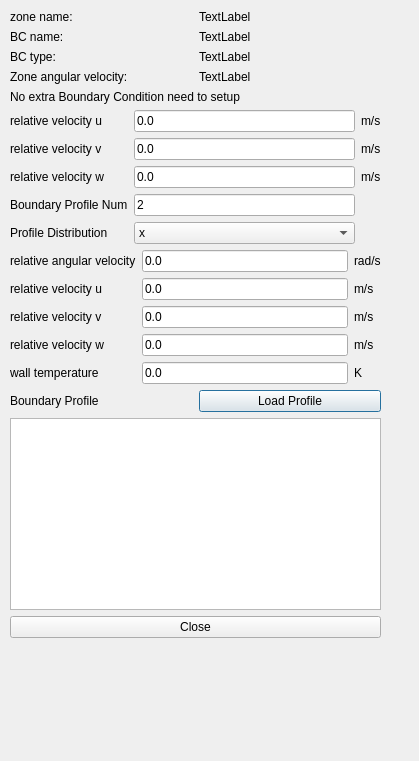
<?xml version="1.0" encoding="UTF-8"?>
<ui version="4.0">
 <class>BCExtra</class>
 <widget class="QDialog" name="BCExtra">
  <property name="geometry">
   <rect>
    <x>0</x>
    <y>0</y>
    <width>419</width>
    <height>761</height>
   </rect>
  </property>
  <property name="windowTitle">
   <string>Dialog</string>
  </property>
  <widget class="QWidget" name="verticalLayoutWidget">
   <property name="geometry">
    <rect>
     <x>10</x>
     <y>10</y>
     <width>371</width>
     <height>709</height>
    </rect>
   </property>
   <layout class="QVBoxLayout" name="verticalLayout_3">
    <item>
     <layout class="QHBoxLayout" name="horizontalLayout">
      <item>
       <widget class="QLabel" name="sub_zone_label">
        <property name="text">
         <string>zone name:</string>
        </property>
       </widget>
      </item>
      <item>
       <widget class="QLabel" name="zone_name_edit">
        <property name="text">
         <string>TextLabel</string>
        </property>
       </widget>
      </item>
     </layout>
    </item>
    <item>
     <layout class="QHBoxLayout" name="horizontalLayout_2">
      <item>
       <widget class="QLabel" name="boundary_type_label">
        <property name="text">
         <string>BC name:</string>
        </property>
       </widget>
      </item>
      <item>
       <widget class="QLabel" name="BC_name_edit">
        <property name="text">
         <string>TextLabel</string>
        </property>
       </widget>
      </item>
     </layout>
    </item>
    <item>
     <layout class="QHBoxLayout" name="horizontalLayout_3">
      <item>
       <widget class="QLabel" name="boundary_type_label_2">
        <property name="text">
         <string>BC type:</string>
        </property>
       </widget>
      </item>
      <item>
       <widget class="QLabel" name="BC_type_edit">
        <property name="text">
         <string>TextLabel</string>
        </property>
       </widget>
      </item>
     </layout>
    </item>
    <item>
     <layout class="QHBoxLayout" name="horizontalLayout_4">
      <item>
       <widget class="QLabel" name="angular_velocity_label">
        <property name="text">
         <string>Zone angular velocity:</string>
        </property>
       </widget>
      </item>
      <item>
       <widget class="QLabel" name="angular_velocity_edit">
        <property name="text">
         <string>TextLabel</string>
        </property>
       </widget>
      </item>
     </layout>
    </item>
    <item>
     <widget class="QLabel" name="no_extra_label">
      <property name="text">
       <string>No extra Boundary Condition need to setup</string>
      </property>
     </widget>
    </item>
    <item>
     <layout class="QGridLayout" name="in_out_layout">
      <item row="0" column="1">
       <widget class="QLineEdit" name="velocity_u_lineEdit">
        <property name="text">
         <string>0.0</string>
        </property>
       </widget>
      </item>
      <item row="0" column="0">
       <widget class="QLabel" name="velocity_u_label">
        <property name="text">
         <string>relative velocity u</string>
        </property>
       </widget>
      </item>
      <item row="3" column="1">
       <widget class="QLineEdit" name="velocity_profile_num_in_edit">
        <property name="text">
         <string>2</string>
        </property>
       </widget>
      </item>
      <item row="2" column="0">
       <widget class="QLabel" name="velocity_w_label">
        <property name="text">
         <string>relative velocity w</string>
        </property>
       </widget>
      </item>
      <item row="4" column="1">
       <widget class="QComboBox" name="profile_distribution_in_combo">
        <item>
         <property name="text">
          <string>x</string>
         </property>
        </item>
        <item>
         <property name="text">
          <string>y</string>
         </property>
        </item>
        <item>
         <property name="text">
          <string>z</string>
         </property>
        </item>
        <item>
         <property name="text">
          <string>radius</string>
         </property>
        </item>
       </widget>
      </item>
      <item row="4" column="0">
       <widget class="QLabel" name="profile_distribution_in_label">
        <property name="text">
         <string>Profile Distribution </string>
        </property>
       </widget>
      </item>
      <item row="3" column="0">
       <widget class="QLabel" name="velocity_profile_num_in_label">
        <property name="text">
         <string>Boundary Profile Num</string>
        </property>
       </widget>
      </item>
      <item row="2" column="1">
       <widget class="QLineEdit" name="velocity_w_lineEdit">
        <property name="text">
         <string>0.0</string>
        </property>
       </widget>
      </item>
      <item row="1" column="0">
       <widget class="QLabel" name="velocity_v_label">
        <property name="text">
         <string>relative velocity v</string>
        </property>
       </widget>
      </item>
      <item row="1" column="1">
       <widget class="QLineEdit" name="velocity_v_lineEdit">
        <property name="text">
         <string>0.0</string>
        </property>
       </widget>
      </item>
      <item row="0" column="2">
       <widget class="QLabel" name="velocity_u_unit_label">
        <property name="text">
         <string>m/s</string>
        </property>
       </widget>
      </item>
      <item row="1" column="2">
       <widget class="QLabel" name="velocity_v_unit_label">
        <property name="text">
         <string>m/s</string>
        </property>
       </widget>
      </item>
      <item row="2" column="2">
       <widget class="QLabel" name="velocity_w_unit_label">
        <property name="text">
         <string>m/s</string>
        </property>
       </widget>
      </item>
     </layout>
    </item>
    <item>
     <layout class="QGridLayout" name="visc_wall_layout">
      <item row="1" column="0">
       <widget class="QLabel" name="wall_velocity_u_label">
        <property name="text">
         <string>relative velocity u</string>
        </property>
       </widget>
      </item>
      <item row="0" column="0">
       <widget class="QLabel" name="wall_angular_velocity_label">
        <property name="text">
         <string>relative angular velocity</string>
        </property>
       </widget>
      </item>
      <item row="1" column="1">
       <widget class="QLineEdit" name="wall_velocity_u_lineEdit">
        <property name="text">
         <string>0.0</string>
        </property>
       </widget>
      </item>
      <item row="4" column="1">
       <widget class="QLineEdit" name="wall_temperature_lineEdit">
        <property name="text">
         <string>0.0</string>
        </property>
       </widget>
      </item>
      <item row="3" column="1">
       <widget class="QLineEdit" name="wall_velocity_w_lineEdit">
        <property name="text">
         <string>0.0</string>
        </property>
       </widget>
      </item>
      <item row="4" column="0">
       <widget class="QLabel" name="wall_temperature_label">
        <property name="text">
         <string>wall temperature</string>
        </property>
       </widget>
      </item>
      <item row="2" column="1">
       <widget class="QLineEdit" name="wall_velocity_v_lineEdit">
        <property name="text">
         <string>0.0</string>
        </property>
       </widget>
      </item>
      <item row="3" column="0">
       <widget class="QLabel" name="wall_velocity_w_label">
        <property name="text">
         <string>relative velocity w</string>
        </property>
       </widget>
      </item>
      <item row="2" column="0">
       <widget class="QLabel" name="wall_velocity_v_label">
        <property name="text">
         <string>relative velocity v</string>
        </property>
       </widget>
      </item>
      <item row="0" column="1">
       <widget class="QLineEdit" name="wall_angular_velocity_lineEdit">
        <property name="text">
         <string>0.0</string>
        </property>
       </widget>
      </item>
      <item row="0" column="2">
       <widget class="QLabel" name="wall_angular_velocity_unit_label">
        <property name="text">
         <string>rad/s</string>
        </property>
       </widget>
      </item>
      <item row="1" column="2">
       <widget class="QLabel" name="wall_velocity_u_unit_label">
        <property name="text">
         <string>m/s</string>
        </property>
       </widget>
      </item>
      <item row="2" column="2">
       <widget class="QLabel" name="wall_velocity_v_unit_label">
        <property name="text">
         <string>m/s</string>
        </property>
       </widget>
      </item>
      <item row="3" column="2">
       <widget class="QLabel" name="wall_velocity_w_unit_label">
        <property name="text">
         <string>m/s</string>
        </property>
       </widget>
      </item>
      <item row="4" column="2">
       <widget class="QLabel" name="wall_velocity_k_unit_label">
        <property name="text">
         <string>K</string>
        </property>
       </widget>
      </item>
     </layout>
    </item>
    <item>
     <layout class="QHBoxLayout" name="horizontalLayout_6">
      <item>
       <widget class="QLabel" name="profile_label">
        <property name="text">
         <string>Boundary Profile</string>
        </property>
       </widget>
      </item>
      <item>
       <widget class="QPushButton" name="load_profile_button">
        <property name="text">
         <string>Load Profile</string>
        </property>
       </widget>
      </item>
     </layout>
    </item>
    <item>
     <layout class="QHBoxLayout" name="horizontalLayout_5"/>
    </item>
    <item>
     <widget class="QTableWidget" name="profile_table"/>
    </item>
    <item>
     <widget class="QPushButton" name="clostbutton">
      <property name="enabled">
       <bool>true</bool>
      </property>
      <property name="text">
       <string>Close</string>
      </property>
     </widget>
    </item>
    <item>
     <spacer name="verticalSpacer">
      <property name="orientation">
       <enum>Qt::Vertical</enum>
      </property>
      <property name="sizeHint" stdset="0">
       <size>
        <width>20</width>
        <height>40</height>
       </size>
      </property>
     </spacer>
    </item>
   </layout>
  </widget>
 </widget>
 <resources/>
 <connections/>
</ui>
